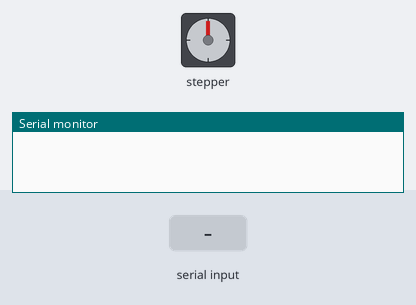
This sketch was run on a simulated Arduino Uno, built with avr-gcc and run on an emulated ATmega328P. Shown: stepper motor, the last lines printed to the serial monitor. Wiring (inferred from the names in the program): stepper motor driver (200 steps per turn assumed): step pin 3; direction pin 4; enable pin 5. The test bench sets the inputs (shaded band).

Above: at 1.2 s.
1.3 s: "0" received over Serial
At 1.75 s:
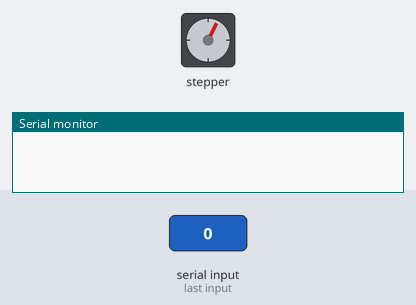
At 8.6 s:
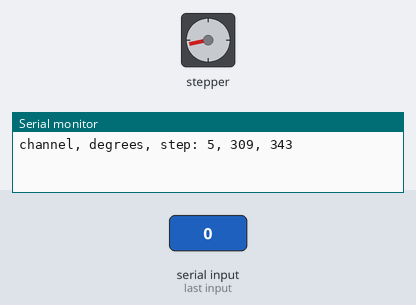
9.6 s: "1" received over Serial
At 15.6 s:
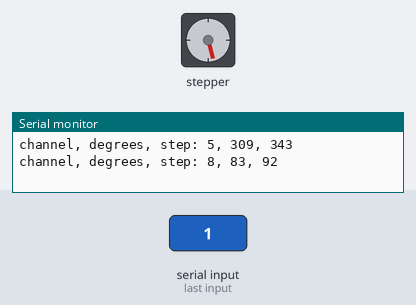
Timing chart, 0 to 17.1 s (numbered marks = the images above; inputs shaded):
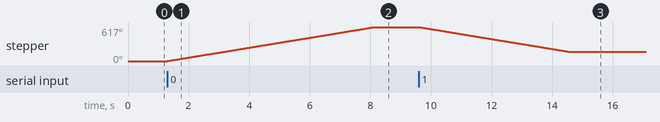

Measured:
- after the input at 1.3 s, stepper: turns 617° clockwise in 6.8 s, starting at once
- after the input at 9.6 s, stepper: turns 452° counter-clockwise in 5.0 s, starting at once

The sketch:

channel-stepping-Bluetooth-testV1-0-part5.ino
```cpp
// (licence header left out)
const int stepPin = 3;
const int dirPin = 4;
const int enablePin = 5;

int revolutionStepCount = 0;         // number of steps the motor has taken in the current revolution
int myChannelStepNum[] = {291,0,343,92,270,267,270,374,270,351,350,350,351,272,351,351,351,270,270,291,351,351,351,351,293,379,351,351};  //Place your chennel step numbers in this array
int myChannelDegAngle[] = {262,0,309,83,243,240,243,337,243,316,315,315,316,245,316,316,316,243,243,262,316,316,316,316,264,341,316,316};  //Place your chennel angle numbers in this array
int myChannelNum[] = {2,4,5,8,9,11,12,14,16,17,21,26,28,30,32,34,36,38,40,42,45,46,49,51,53,57,63,69};  //Place your chennel numbers in this array
int numberOfSteps = 0;
int arrayLength = (sizeof(myChannelStepNum)/sizeof(myChannelStepNum[0]));
char Incoming_value=0;
int channelIndex = 1;


void setup()
{
  // Set pin modes
  pinMode (stepPin, OUTPUT);
  pinMode (dirPin, OUTPUT);
  pinMode (enablePin, OUTPUT);

  digitalWrite(enablePin, LOW); //Enable is active low
  Serial.begin(9600); // initialize the serial port:
}

void loop()
{
  if(Serial.available() > 0)
  {
    Incoming_value = Serial.read();      //Read the incoming data and store it into variable Incoming_value

    if(Incoming_value = '1')    //Checks whether value of Incoming_value is equal to 1
      channelIndex++; //increment channel number
    else if(Incoming_value =='0') //Checks whether value of Incoming_value is equal to 0
      channelIndex--; //decrease channel number

    //wrap around the channel numbers if at the beginning or end fo the array
    if (channelIndex>arrayLength-1)
      channelIndex=0;
    else if(channelIndex<0)
      channelIndex=(arrayLength-1);

    if(myChannelStepNum[channelIndex] < revolutionStepCount)
    {
      digitalWrite(dirPin,LOW); //turn counter-clockwise

      numberOfSteps = revolutionStepCount - myChannelStepNum[channelIndex]; //find number of step moves required

      //turn antenna to new location
      for(int steps = 0; steps < numberOfSteps; steps++)
      {
        //create pulse to turn motor one step at a time
        digitalWrite(stepPin,HIGH);
        delayMicroseconds(10000);
        digitalWrite(stepPin, LOW);
        delayMicroseconds(10000);

        revolutionStepCount--; //increment the step counter
      }
    }
    else
    {
      digitalWrite(dirPin,HIGH); //turn clockwise

      numberOfSteps = myChannelStepNum[channelIndex] - revolutionStepCount; //find number of step moves required

      //turn antenna to new location
      for(int steps = 0; steps < numberOfSteps; steps++)
      {
        //create pulse to turn motor one step at a time
        digitalWrite(stepPin,HIGH);
        delayMicroseconds(10000);
        digitalWrite(stepPin, LOW);
        delayMicroseconds(10000);

        revolutionStepCount++; //increment the step counter
      }
    }

    if((Incoming_value = '1')||(Incoming_value = '1'))
    {
      //print channel, degrees and step number to screen
      Serial.print("channel, degrees, step: ");
      Serial.print(myChannelNum[channelIndex]);
      Serial.print(", ");
      Serial.print(myChannelDegAngle[channelIndex]);
      Serial.print(", ");
      Serial.println(myChannelStepNum[channelIndex]);
    }
  }
}
```
